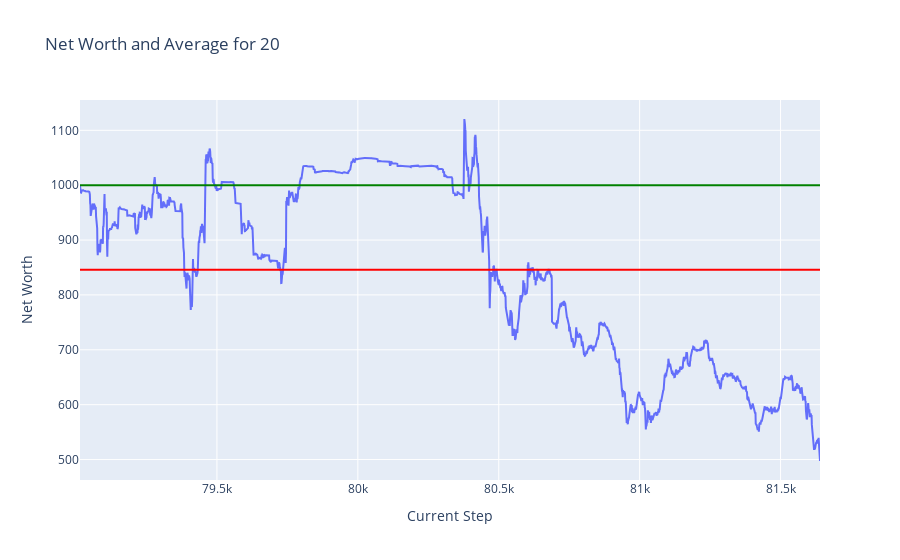
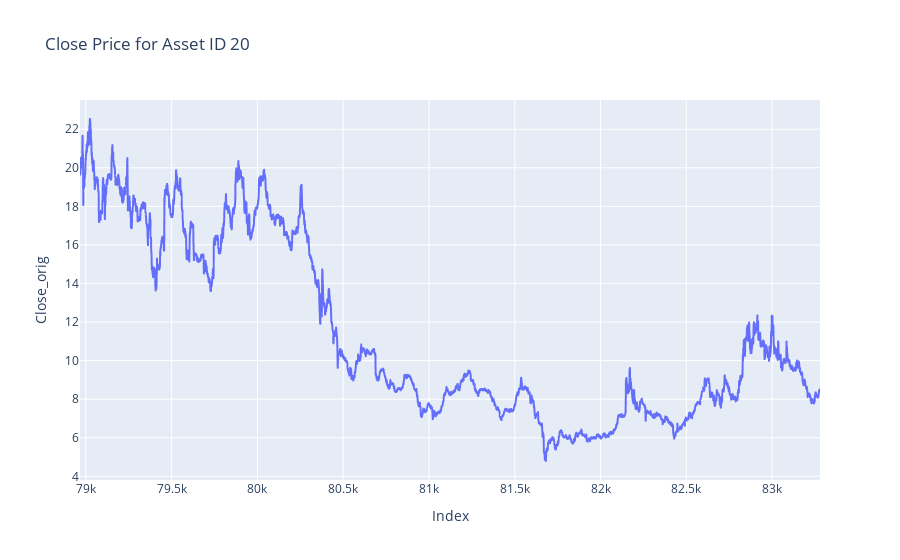
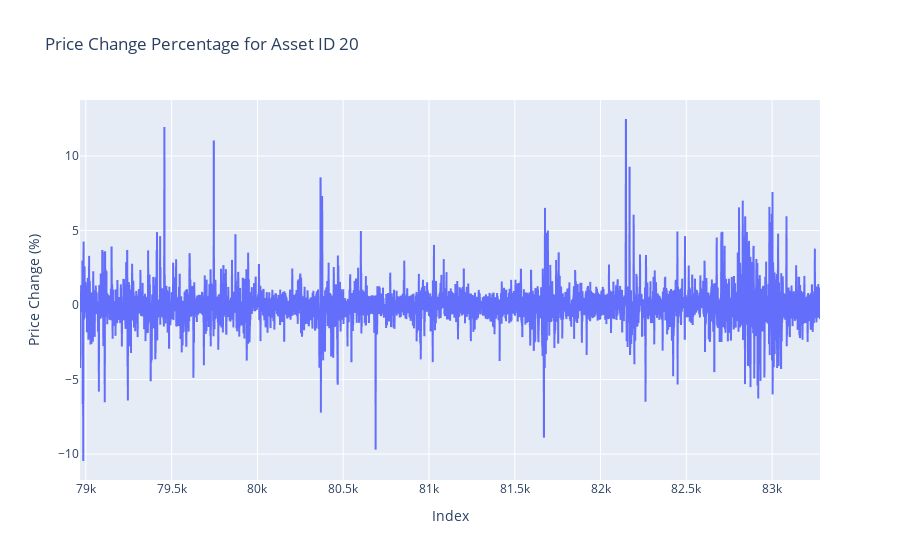
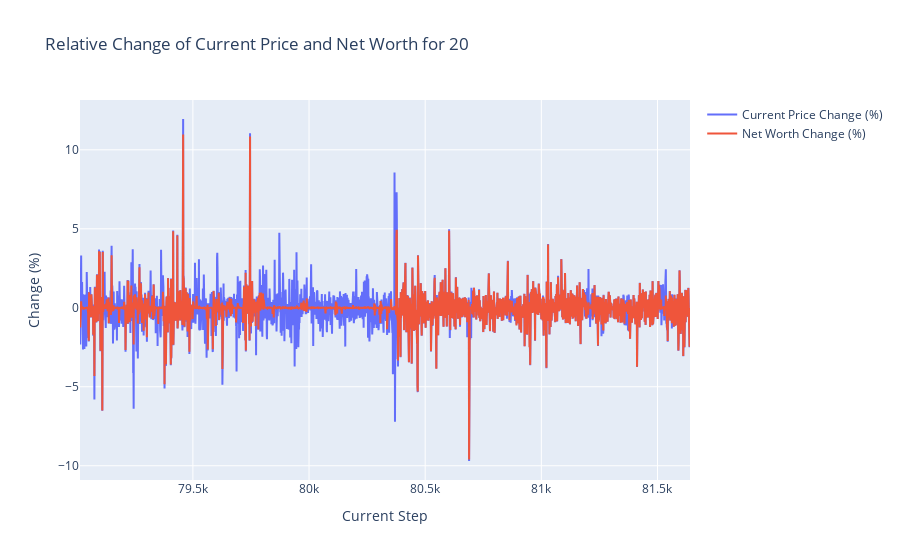

Here is the notebook cell these charts were saved with, in order:
### Markdown cell above
## Plots

### Code cell
token = 20
plot_token_data(df = train_hist_df, token = token)
plot_close_by_asset(df= train_df, asset_id= token)
plot_price_change_by_asset(df= train_df, asset_id= token)
plot_relative_change_by_token(df = train_hist_df, token = token)

### Figure 1 — Plotly figure (JSON) as saved in the notebook; plotly's stock layout.template omitted (floating-point values rounded to 4 significant figures; data arrays with more than 128 entries replaced by an {"elided": "..."} marker saying what was removed)
{"data": [{"mode": "lines", "name": "Net Worth", "type": "scatter", "x": {"elided": "2627 int values"}, "y": {"elided": "2627 float values"}}], "layout": {"shapes": [{"line": {"color": "green"}, "name": "Net Worth = 1000", "type": "line", "x0": 0, "x1": 1, "xref": "x domain", "y0": 1000, "y1": 1000, "yref": "y"}, {"line": {"color": "red"}, "name": "Average Net Worth = 845.97", "type": "line", "x0": 0, "x1": 1, "xref": "x domain", "y0": 846.0, "y1": 846.0, "yref": "y"}], "title": {"text": "Net Worth and Average for 20"}, "xaxis": {"title": {"text": "Current Step"}}, "yaxis": {"title": {"text": "Net Worth"}}}}

### Figure 2 — Plotly figure (JSON) as saved in the notebook; plotly's stock layout.template omitted (floating-point values rounded to 4 significant figures; data arrays with more than 128 entries replaced by an {"elided": "..."} marker saying what was removed)
{"data": [{"hovertemplate": "Index=%{x}<br>Close_orig=%{y}<extra></extra>", "legendgroup": "", "line": {"color": "#636efa", "dash": "solid"}, "marker": {"symbol": "circle"}, "mode": "lines", "name": "", "showlegend": false, "type": "scattergl", "x": {"elided": "4314 int values"}, "xaxis": "x", "y": {"elided": "4314 float values"}, "yaxis": "y"}], "layout": {"legend": {"tracegroupgap": 0}, "title": {"text": "Close Price for Asset ID 20"}, "xaxis": {"anchor": "y", "domain": [0, 1], "title": {"text": "Index"}}, "yaxis": {"anchor": "x", "domain": [0, 1], "title": {"text": "Close_orig"}}}}

### Figure 3 — Plotly figure (JSON) as saved in the notebook; plotly's stock layout.template omitted (floating-point values rounded to 4 significant figures; data arrays with more than 128 entries replaced by an {"elided": "..."} marker saying what was removed)
{"data": [{"hovertemplate": "Index=%{x}<br>Price Change (%)=%{y}<extra></extra>", "legendgroup": "", "line": {"color": "#636efa", "dash": "solid"}, "marker": {"symbol": "circle"}, "mode": "lines", "name": "", "showlegend": false, "type": "scattergl", "x": {"elided": "4314 int values"}, "xaxis": "x", "y": {"elided": "4314 float values"}, "yaxis": "y"}], "layout": {"legend": {"tracegroupgap": 0}, "title": {"text": "Price Change Percentage for Asset ID 20"}, "xaxis": {"anchor": "y", "domain": [0, 1], "title": {"text": "Index"}}, "yaxis": {"anchor": "x", "domain": [0, 1], "title": {"text": "Price Change (%)"}}}}

### Figure 4 — Plotly figure (JSON) as saved in the notebook; plotly's stock layout.template omitted (floating-point values rounded to 4 significant figures; data arrays with more than 128 entries replaced by an {"elided": "..."} marker saying what was removed)
{"data": [{"mode": "lines", "name": "Current Price Change (%)", "type": "scatter", "x": {"elided": "2627 int values"}, "y": {"elided": "2627 float values"}}, {"mode": "lines", "name": "Net Worth Change (%)", "type": "scatter", "x": {"elided": "2627 int values"}, "y": {"elided": "2627 float values"}}], "layout": {"title": {"text": "Relative Change of Current Price and Net Worth for 20"}, "xaxis": {"title": {"text": "Current Step"}}, "yaxis": {"title": {"text": "Change (%)"}}}}
